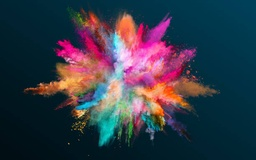
#> input picture image_processing_1/col.jpg, 256 x 160 px, shrunk from 612 x 383 before the run
$ python ip1_code4.py
#> lines starting #> are read from the running program, lines starting #| are printed output that depends on the picture; after the words box and inside, x2 and y2 are one past the last pixel; in counts of white or black regions, pixels touching at a corner belong together
#> further down, rgb_image is the input picture: shape (160, 256, 3); mean B, G, R 71.9, 58.5, 52.9
import cv2
import numpy as np
import matplotlib.pyplot as plt

def rgb_to_hsi(rgb_image):
    r, g, b = rgb_image[:, :, 0], rgb_image[:, :, 1], rgb_image[:, :, 2]

    intensity = (r + g + b) / 3.0
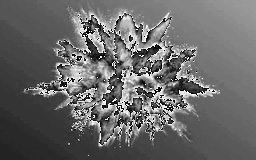
#> intensity: shape (160, 256) float64; min 0, max 85, mean 34.8; drawn with min black and max white

    minimum = np.minimum.reduce([r, g, b])
    sum_rgb = r + g + b
    #to encounter division by zero using that clipin denominator
    saturation = np.where(sum_rgb == 0, 0, 1 - 3 * minimum / np.clip(sum_rgb, 1e-10, None))
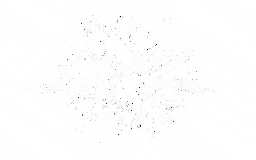
#> saturation: shape (160, 256) float64; min -236, max 1, mean -0.103; drawn with min black and max white

    #to encounter division by zero using that clipin denominator when R = G = B
    arg = 0.5 * ((r - g) + (r - b)) / np.maximum(1e-10, np.sqrt((r - g)**2 + (r - b) * (g - b)))
    hue = np.arccos(np.clip(arg, -1, 1))
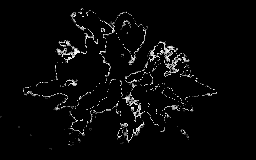
#> hue: shape (160, 256) float64; 0.02% of the values are NaN or infinite; the others: min 0, max 1.57, mean 0.0514; drawn with min black, max white, NaN and infinite black
    hue[np.isnan(hue)] = 0  # Replace NaN values with 0
#> hue: shape (160, 256) float64; 0.02% of pixels changed, all inside (x1, y1, x2, y2) = (43, 14, 211, 124)

    return hue / (2 * np.pi), saturation, intensity

def hsi_to_rgb(hsi_image):
    hue, saturation, intensity = hsi_image

    r= intensity * (1 - saturation)
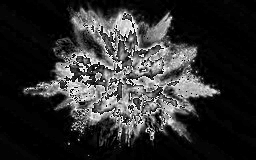
#> r: shape (160, 256) float64; min 0, max 85, mean 15.8; drawn with min black and max white
    g= intensity * (1 + (saturation * np.cos(2 * np.pi * hue) / np.clip(np.cos(np.pi / 3 - 2 * np.pi * hue), 1e-10, None)))
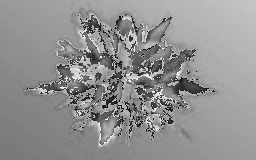
#> g: shape (160, 256) float64; min -165, max 250.7, mean 72.6; drawn with min black and max white
    b= 3 * intensity - (r + g)
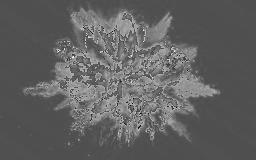
#> b: shape (160, 256) float64; min -71.29, max 157.5, mean 16; drawn with min black and max white


    mask = (0 <= hue) & (hue < 1/3)
#> mask: shape (160, 256) bool; every value is 1
    b[mask] = intensity[mask] * (1 - saturation[mask])
    r[mask] = intensity[mask] * (1 + (saturation[mask] * np.cos(2 * np.pi * hue[mask]) / np.clip(np.cos(np.pi / 3 - 2 * np.pi * hue[mask]), 1e-10, None)))
    g[mask] = 3 * intensity[mask] - (r[mask] + b[mask])

    mask = (1/3 <= hue) & (hue < 2/3)
#> mask: shape (160, 256) bool; every value is 0
    r[mask] = intensity[mask] * (1 - saturation[mask])
    g[mask] = intensity[mask] * (1 + (saturation[mask] * np.cos(2 * np.pi * (hue[mask] - 1/3)) / np.clip(np.cos(np.pi / 3 - 2 * np.pi * (hue[mask] - 1/3)), 1e-10, None)))
    b[mask] = 3 * intensity[mask] - (r[mask] + g[mask])

    mask = (2/3 <= hue) & (hue < 1)
    g[mask] = intensity[mask] * (1 - saturation[mask])
    b[mask] = intensity[mask] * (1 + (saturation[mask] * np.cos(2 * np.pi * (hue[mask] - 2/3)) / np.clip(np.cos(np.pi / 3 - 2 * np.pi * (hue[mask] - 2/3)), 1e-10, None)))
    r[mask] = 3 * intensity[mask] - (g[mask] + b[mask])

    return np.clip([r, g, b] * 255, 0, 255).astype(np.uint8).transpose(1, 2, 0)

# Load the RGB image
rgb_image = cv2.imread('col.jpg')

# Convert RGB to HSI
hsi_image = rgb_to_hsi(rgb_image)


# Convert HSI back to RGB
reconstructed_rgb_image = hsi_to_rgb(hsi_image)

plt.figure(figsize=(12, 10))
# Display the original RGB image
plt.subplot(1, 2, 1)
plt.imshow(cv2.cvtColor(rgb_image, cv2.COLOR_BGR2RGB))
plt.title('Original RGB Image')
plt.axis('off')

# Display the reconstructed RGB image
plt.subplot(1, 2, 2)
plt.imshow(cv2.cvtColor(reconstructed_rgb_image, cv2.COLOR_BGR2RGB))
plt.title('Reconstructed RGB Image from HSI')
plt.axis('off')
plt.show()
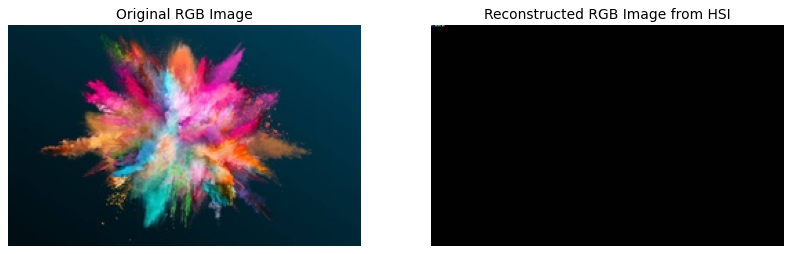
#> figure drawn by matplotlib, 2 panels

$ run again, with image_processing_1/doggy.jpeg copied over image_processing_1/col.jpg
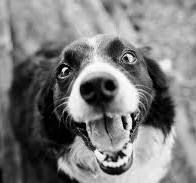
#> input picture image_processing_1/doggy.jpeg, 196 x 183 px
#> rgb_image is the input picture: shape (183, 196, 3); min 0, max 255, mean 123.9
#> in rgb_to_hsi, `intensity = (r + g + b) / 3.0`:
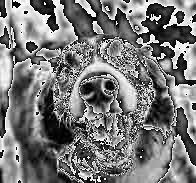
#> intensity: shape (183, 196) float64; min 0, max 85, mean 40; drawn with min black and max white
#> saturation: shape (183, 196) float64; every value is 0
#> arg: shape (183, 196) float64; every value is NaN or infinite
#> `plt.show()`:
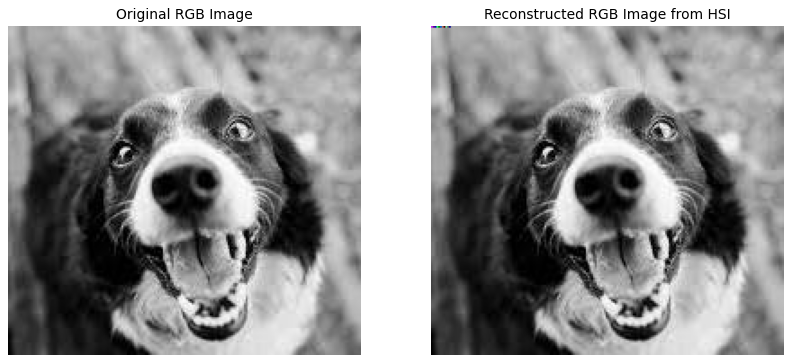
#> figure drawn by matplotlib, 2 panels
